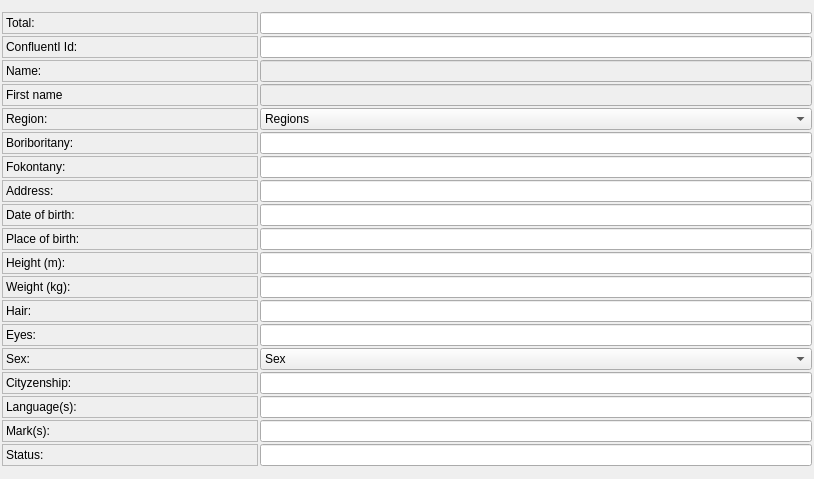
          <widget class="QWidget" name="scrollAreaWidgetContents">
           <property name="enabled">
            <bool>true</bool>
           </property>
           <property name="geometry">
            <rect>
             <x>0</x>
             <y>0</y>
             <width>814</width>
             <height>479</height>
            </rect>
           </property>
           <layout class="QVBoxLayout" name="verticalLayout_5">
            <property name="spacing">
             <number>2</number>
            </property>
            <property name="leftMargin">
             <number>2</number>
            </property>
            <property name="topMargin">
             <number>2</number>
            </property>
            <property name="rightMargin">
             <number>2</number>
            </property>
            <property name="bottomMargin">
             <number>2</number>
            </property>
            <item>
             <layout class="QGridLayout" name="lay_grid_input_fields">
              <property name="spacing">
               <number>2</number>
              </property>
              <item row="17" column="1">
               <widget class="QLineEdit" name="line_insert_citizenchip"/>
              </item>
              <item row="5" column="0">
               <widget class="QLabel" name="label_26">
                <property name="frameShape">
                 <enum>QFrame::StyledPanel</enum>
                </property>
                <property name="frameShadow">
                 <enum>QFrame::Sunken</enum>
                </property>
                <property name="text">
                 <string>Region:</string>
                </property>
               </widget>
              </item>
              <item row="7" column="1">
               <widget class="QLineEdit" name="line_insert_fkt"/>
              </item>
              <item row="11" column="1">
               <widget class="QLineEdit" name="line_insert_place_of_birth"/>
              </item>
              <item row="20" column="0">
               <widget class="QLabel" name="label_19">
                <property name="frameShape">
                 <enum>QFrame::StyledPanel</enum>
                </property>
                <property name="frameShadow">
                 <enum>QFrame::Sunken</enum>
                </property>
                <property name="text">
                 <string>Status:</string>
                </property>
               </widget>
              </item>
              <item row="1" column="0">
               <widget class="QLabel" name="label_8">
                <property name="minimumSize">
                 <size>
                  <width>256</width>
                  <height>0</height>
                 </size>
                </property>
                <property name="frameShape">
                 <enum>QFrame::StyledPanel</enum>
                </property>
                <property name="frameShadow">
                 <enum>QFrame::Sunken</enum>
                </property>
                <property name="text">
                 <string>ConfluentI Id:</string>
                </property>
               </widget>
              </item>
              <item row="2" column="0">
               <widget class="QLabel" name="label_7">
                <property name="frameShape">
                 <enum>QFrame::StyledPanel</enum>
                </property>
                <property name="frameShadow">
                 <enum>QFrame::Sunken</enum>
                </property>
                <property name="text">
                 <string>Name:</string>
                </property>
               </widget>
              </item>
              <item row="14" column="0">
               <widget class="QLabel" name="label_13">
                <property name="frameShape">
                 <enum>QFrame::StyledPanel</enum>
                </property>
                <property name="frameShadow">
                 <enum>QFrame::Sunken</enum>
                </property>
                <property name="text">
                 <string>Hair:</string>
                </property>
               </widget>
              </item>
              <item row="3" column="0">
               <widget class="QLabel" name="label_6">
                <property name="frameShape">
                 <enum>QFrame::StyledPanel</enum>
                </property>
                <property name="frameShadow">
                 <enum>QFrame::Sunken</enum>
                </property>
                <property name="text">
                 <string>First name</string>
                </property>
               </widget>
              </item>
              <item row="13" column="1">
               <widget class="QLineEdit" name="line_insert_weight"/>
              </item>
              <item row="18" column="0">
               <widget class="QLabel" name="label_17">
                <property name="frameShape">
                 <enum>QFrame::StyledPanel</enum>
                </property>
                <property name="frameShadow">
                 <enum>QFrame::Sunken</enum>
                </property>
                <property name="text">
                 <string>Language(s):</string>
                </property>
               </widget>
              </item>
              <item row="18" column="1">
               <widget class="QLineEdit" name="line_insert_language"/>
              </item>
              <item row="20" column="1">
               <widget class="QLineEdit" name="line_insert_status"/>
              </item>
              <item row="19" column="0">
               <widget class="QLabel" name="label_18">
                <property name="frameShape">
                 <enum>QFrame::StyledPanel</enum>
                </property>
                <property name="frameShadow">
                 <enum>QFrame::Sunken</enum>
                </property>
                <property name="text">
                 <string>Mark(s):</string>
                </property>
               </widget>
              </item>
              <item row="19" column="1">
               <widget class="QLineEdit" name="line_insert_marks"/>
              </item>
              <item row="17" column="0">
               <widget class="QLabel" name="label_16">
                <property name="frameShape">
                 <enum>QFrame::StyledPanel</enum>
                </property>
                <property name="frameShadow">
                 <enum>QFrame::Sunken</enum>
                </property>
                <property name="text">
                 <string>Cityzenship:</string>
                </property>
               </widget>
              </item>
              <item row="11" column="0">
               <widget class="QLabel" name="label_10">
                <property name="frameShape">
                 <enum>QFrame::StyledPanel</enum>
                </property>
                <property name="frameShadow">
                 <enum>QFrame::Sunken</enum>
                </property>
                <property name="text">
                 <string>Place of birth:</string>
                </property>
               </widget>
              </item>
              <item row="9" column="0">
               <widget class="QLabel" name="label_9">
                <property name="frameShape">
                 <enum>QFrame::StyledPanel</enum>
                </property>
                <property name="frameShadow">
                 <enum>QFrame::Sunken</enum>
                </property>
                <property name="text">
                 <string>Date of birth:</string>
                </property>
               </widget>
              </item>
              <item row="16" column="0">
               <widget class="QLabel" name="label_15">
                <property name="frameShape">
                 <enum>QFrame::StyledPanel</enum>
                </property>
                <property name="frameShadow">
                 <enum>QFrame::Sunken</enum>
                </property>
                <property name="text">
                 <string>Sex:</string>
                </property>
               </widget>
              </item>
              <item row="3" column="1">
               <widget class="QLineEdit" name="line_insert_firstname">
                <property name="palette">
                 <palette>
                  <active>
                   <colorrole role="Base">
                    <brush brushstyle="SolidPattern">
                     <color alpha="255">
                      <red>239</red>
                      <green>239</green>
                      <blue>239</blue>
                     </color>
                    </brush>
                   </colorrole>
                  </active>
                  <inactive>
                   <colorrole role="Base">
                    <brush brushstyle="SolidPattern">
                     <color alpha="255">
                      <red>239</red>
                      <green>239</green>
                      <blue>239</blue>
                     </color>
                    </brush>
                   </colorrole>
                  </inactive>
                  <disabled>
                   <colorrole role="Base">
                    <brush brushstyle="SolidPattern">
                     <color alpha="255">
                      <red>239</red>
                      <green>235</green>
                      <blue>231</blue>
                     </color>
                    </brush>
                   </colorrole>
                  </disabled>
                 </palette>
                </property>
                <property name="echoMode">
                 <enum>QLineEdit::Normal</enum>
                </property>
                <property name="alignment">
                 <set>Qt::AlignLeading|Qt::AlignLeft|Qt::AlignVCenter</set>
                </property>
               </widget>
              </item>
              <item row="0" column="0">
               <widget class="QLabel" name="label_29">
                <property name="frameShape">
                 <enum>QFrame::StyledPanel</enum>
                </property>
                <property name="frameShadow">
                 <enum>QFrame::Sunken</enum>
                </property>
                <property name="text">
                 <string>Total:</string>
                </property>
               </widget>
              </item>
              <item row="6" column="0">
               <widget class="QLabel" name="label_27">
                <property name="frameShape">
                 <enum>QFrame::StyledPanel</enum>
                </property>
                <property name="frameShadow">
                 <enum>QFrame::Sunken</enum>
                </property>
                <property name="text">
                 <string>Boriboritany:</string>
                </property>
               </widget>
              </item>
              <item row="6" column="1">
               <widget class="QLineEdit" name="line_insert_arrondiss"/>
              </item>
              <item row="0" column="1">
               <widget class="QLineEdit" name="line_insert_totalEntry">
                <property name="readOnly">
                 <bool>true</bool>
                </property>
               </widget>
              </item>
              <item row="7" column="0">
               <widget class="QLabel" name="label_28">
                <property name="frameShape">
                 <enum>QFrame::StyledPanel</enum>
                </property>
                <property name="frameShadow">
                 <enum>QFrame::Sunken</enum>
                </property>
                <property name="text">
                 <string>Fokontany:</string>
                </property>
               </widget>
              </item>
              <item row="8" column="1">
               <widget class="QLineEdit" name="line_insert_address"/>
              </item>
              <item row="8" column="0">
               <widget class="QLabel" name="label_25">
                <property name="frameShape">
                 <enum>QFrame::StyledPanel</enum>
                </property>
                <property name="frameShadow">
                 <enum>QFrame::Sunken</enum>
                </property>
                <property name="text">
                 <string>Address:</string>
                </property>
               </widget>
              </item>
              <item row="12" column="1">
               <widget class="QLineEdit" name="line_insert_height"/>
              </item>
              <item row="15" column="1">
               <widget class="QLineEdit" name="line_insert_eyes"/>
              </item>
              <item row="13" column="0">
               <widget class="QLabel" name="label_12">
                <property name="frameShape">
                 <enum>QFrame::StyledPanel</enum>
                </property>
                <property name="frameShadow">
                 <enum>QFrame::Sunken</enum>
                </property>
                <property name="text">
                 <string>Weight (kg):</string>
                </property>
               </widget>
              </item>
              <item row="2" column="1">
               <widget class="QLineEdit" name="line_insert_name">
                <property name="palette">
                 <palette>
                  <active>
                   <colorrole role="Base">
                    <brush brushstyle="SolidPattern">
                     <color alpha="255">
                      <red>239</red>
                      <green>239</green>
                      <blue>239</blue>
                     </color>
                    </brush>
                   </colorrole>
                  </active>
                  <inactive>
                   <colorrole role="Base">
                    <brush brushstyle="SolidPattern">
                     <color alpha="255">
                      <red>239</red>
                      <green>239</green>
                      <blue>239</blue>
                     </color>
                    </brush>
                   </colorrole>
                  </inactive>
                  <disabled>
                   <colorrole role="Base">
                    <brush brushstyle="SolidPattern">
                     <color alpha="255">
                      <red>239</red>
                      <green>235</green>
                      <blue>231</blue>
                     </color>
                    </brush>
                   </colorrole>
                  </disabled>
                 </palette>
                </property>
                <property name="text">
                 <string/>
                </property>
                <property name="alignment">
                 <set>Qt::AlignLeading|Qt::AlignLeft|Qt::AlignVCenter</set>
                </property>
               </widget>
              </item>
              <item row="12" column="0">
               <widget class="QLabel" name="label_11">
                <property name="frameShape">
                 <enum>QFrame::StyledPanel</enum>
                </property>
                <property name="frameShadow">
                 <enum>QFrame::Sunken</enum>
                </property>
                <property name="text">
                 <string>Height (m):</string>
                </property>
               </widget>
              </item>
              <item row="14" column="1">
               <widget class="QLineEdit" name="line_insert_hair"/>
              </item>
              <item row="15" column="0">
               <widget class="QLabel" name="label_14">
                <property name="frameShape">
                 <enum>QFrame::StyledPanel</enum>
                </property>
                <property name="frameShadow">
                 <enum>QFrame::Sunken</enum>
                </property>
                <property name="text">
                 <string>Eyes:</string>
                </property>
               </widget>
              </item>
              <item row="9" column="1">
               <widget class="QLineEdit" name="line_insert_date_of_birth"/>
              </item>
              <item row="1" column="1">
               <widget class="QLineEdit" name="line_insert_id">
                <property name="text">
                 <string/>
                </property>
                <property name="alignment">
                 <set>Qt::AlignLeading|Qt::AlignLeft|Qt::AlignVCenter</set>
                </property>
               </widget>
              </item>
              <item row="5" column="1">
               <widget class="QComboBox" name="line_insert_region">
                <property name="currentIndex">
                 <number>0</number>
                </property>
                <item>
                 <property name="text">
                  <string>Regions</string>
                 </property>
                </item>
                <item>
                 <property name="text">
                  <string>Alaotra-Mangoro</string>
                 </property>
                </item>
                <item>
                 <property name="text">
                  <string>Amoron'i Mania</string>
                 </property>
                </item>
                <item>
                 <property name="text">
                  <string>Analamanga</string>
                 </property>
                </item>
                <item>
                 <property name="text">
                  <string>Analanjirofo</string>
                 </property>
                </item>
                <item>
                 <property name="text">
                  <string>Androy</string>
                 </property>
                </item>
                <item>
                 <property name="text">
                  <string>Anosy</string>
                 </property>
                </item>
                <item>
                 <property name="text">
                  <string>Atsimo Andrefana</string>
                 </property>
                </item>
                <item>
                 <property name="text">
                  <string>Atsimo Atsinanana</string>
                 </property>
                </item>
                <item>
                 <property name="text">
                  <string>Atsinanana</string>
                 </property>
                </item>
                <item>
                 <property name="text">
                  <string>Betsiboka</string>
                 </property>
                </item>
                <item>
                 <property name="text">
                  <string>Boeny</string>
                 </property>
                </item>
                <item>
                 <property name="text">
                  <string>Bongolava</string>
                 </property>
                </item>
                <item>
                 <property name="text">
                  <string>Diana</string>
                 </property>
                </item>
                <item>
                 <property name="text">
                  <string>Ihorombe</string>
                 </property>
                </item>
                <item>
                 <property name="text">
                  <string>Itasy</string>
                 </property>
                </item>
                <item>
                 <property name="text">
                  <string>Matsiatra Ambony</string>
                 </property>
                </item>
                <item>
                 <property name="text">
                  <string>Melaky</string>
                 </property>
                </item>
                <item>
                 <property name="text">
                  <string>Menabe</string>
                 </property>
                </item>
                <item>
                 <property name="text">
                  <string>Sava</string>
                 </property>
                </item>
                <item>
                 <property name="text">
                  <string>Sofia</string>
                 </property>
                </item>
                <item>
                 <property name="text">
                  <string>Vakinankaratra</string>
                 </property>
                </item>
                <item>
                 <property name="text">
                  <string>Vatovavy-Fitovinany</string>
                 </property>
                </item>
               </widget>
              </item>
              <item row="16" column="1">
               <widget class="QComboBox" name="line_insert_sex">
                <item>
                 <property name="text">
                  <string>Sex</string>
                 </property>
                </item>
                <item>
                 <property name="text">
                  <string>Male</string>
                 </property>
                </item>
                <item>
                 <property name="text">
                  <string>Female</string>
                 </property>
                </item>
               </widget>
              </item>
             </layout>
            </item>
           </layout>
          </widget>
